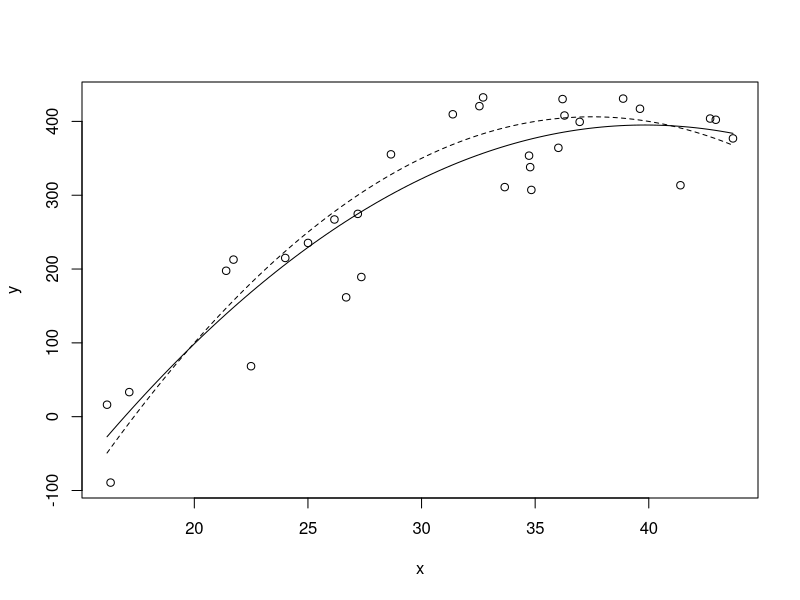
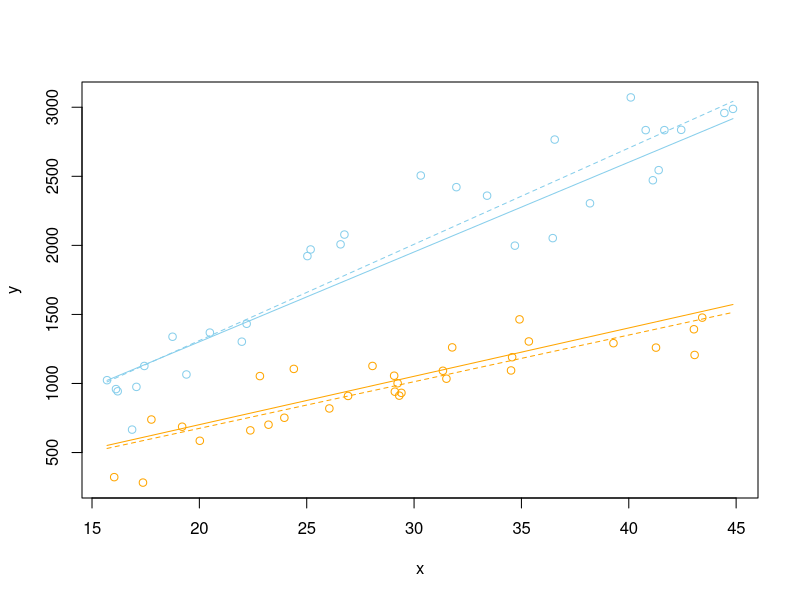
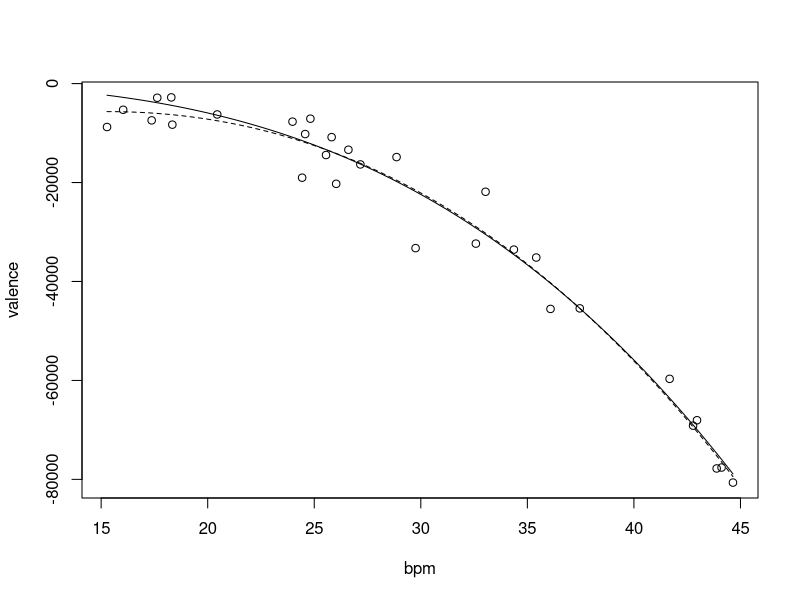

These figures' R source, in order:
## Simulating Data from a Regression Model
## This R-chunk is meant to be played in your R Console.
## It allows you to explore how the various elements
## of the regression model combine together to "create"
## data and then use the data to "re-create" the line.

set.seed(101) #Allows us to always get the same "random" sample
#Change to a new number to get a new sample

n <- 30 #set the sample size

X_i <- runif(n, 15, 45)
#Gives n random values from a uniform distribution between 15 to 45.

beta0 <- -1000 #Our choice for the y-intercept. 
beta1 <- 75 #Our choice for the slope. 
beta2 <- -1
sigma <- 55 #Our choice for the std. deviation of the error terms.


epsilon_i <- rnorm(n, 0, sigma) 
#Gives n random values from a normal distribution with mean = 0, st. dev. = sigma.

Y_i <- beta0 + beta1*X_i + beta2*X_i^2 + epsilon_i
#Create Y using the normal error regression model

fabData <- data.frame(y=Y_i, x=X_i)

#In the real world, we begin with data (like fabData) and try to recover the model that 
# (we assume) was used to created it.

fab.lm <- lm(y ~ x + I(x^2), data=fabData) #Fit an estimated regression model to the fabData.

b <- coef(fab.lm)

summary(fab.lm) #Summarize your model. 

plot(y ~ x, data=fabData) #Plot the data.
curve(beta0 + beta1 * x + beta2 * x^2, lty=2, add = TRUE)
curve(b[1] + b[2] * x + b[3] * x^2, lty=1, add = TRUE)


beta0 <- 2 #Our choice for the y-intercept. 
beta1 <- 65 #Our choice for the slope. 
beta2 <- -2
sigma <- 250 #Our choice for the std. deviation of the error terms.

beta0_2 <- 2 #Our choice for the y-intercept. 
beta1_2 <- 35 #Our choice for the slope. 
beta2_2 <- -2
sigma_2 <- 150 #Our choice for the std. deviation of the error terms.

X_i <- runif(n, 15, 45)
X_i2 <- runif(n, 15, 45)

epsilon_i <- rnorm(n, 0, sigma) 
epsilon_i2 <- rnorm(n, 0, sigma_2)

Y_i <- beta0 + beta1*X_i + epsilon_i
Y_i2 <- beta0_2 + beta1_2*X_i2 + epsilon_i2

fabData <- data.frame(y=Y_i, x=X_i, type='one')
fabData <- rbind(fabData, data.frame(y=Y_i2, x=X_i2, type='two'))

plot(y ~ x, data=fabData, col=c("skyblue", "orange")[as.factor(type)], pch=21, cex.main=1)

mylm <- lm(y ~ x + type + x:type, data=fabData)

b <- coef(mylm)

curve(b[1] + b[2]*x, col="skyblue", lty = 2, add=TRUE)
curve((b[1] + b[3]) + (b[2] + b[4])*x, col="orange", lty = 2, add=TRUE)
curve(beta0 + beta1*x, col="skyblue", lty = 1, add=TRUE)
curve(beta0_2 + beta1_2*x, col="orange", lty = 1, add=TRUE)

beta0 <- 2 #Our choice for the y-intercept. 
beta1 <- 3 #Our choice for the slope. 
beta2 <- 5
beta3 <- -1
sigma <- 4050 #Our choice for the std. deviation of the error terms.

X_i <- runif(n, 15, 45)

epsilon_i <- rnorm(n, 0, sigma)

Y_i <- beta0 + beta1*X_i + beta2*X_i^2 + beta3*X_i^3 + epsilon_i

bands <- data.frame(valence = Y_i, bpm = X_i)

plot(valence ~ bpm, data = bands)

bandslm <- lm(valence ~ bpm + I(bpm^2) + I(bpm^3), data=bands)
b <- coef(bandslm)

curve(b[1] + b[2]*x + b[3]*x^2 + b[4]*x^3, lty =2, add = TRUE)
curve(beta0 + beta1*x + beta2*x^2 + beta3*x^3, lty = 1, add = TRUE)
